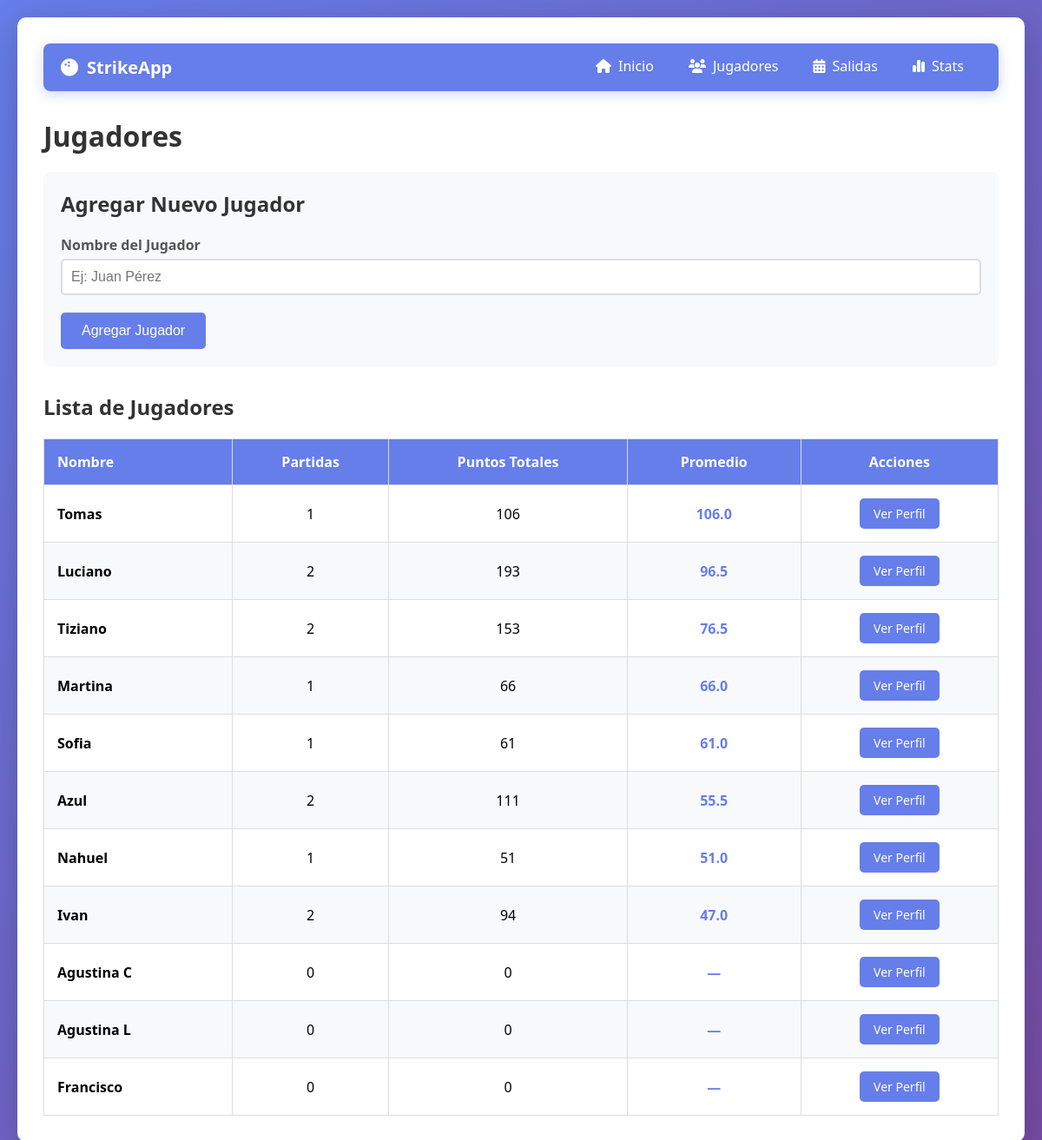
The page /players on the database its author committed.
### tables this page shows
CREATE TABLE players (
            id INTEGER PRIMARY KEY AUTOINCREMENT,
            name TEXT NOT NULL UNIQUE,
            total_games INTEGER DEFAULT 0,
            total_score INTEGER DEFAULT 0,
            average_score REAL DEFAULT 0.0
        );

### bowling_app.py (the view, shortened to what this page needs)
@app.route('/players', methods=['GET', 'POST'])
def players():
    conn = get_db()
    cursor = conn.cursor()
    cursor.execute('SELECT * FROM players ORDER BY average_score DESC, name')
    players_list = cursor.fetchall()
    conn.close()
    return render_template('players.html', players=players_list)

### bowling_app.py (called while the page is built)
def get_db():
    conn = sqlite3.connect(DATABASE)
    conn.row_factory = sqlite3.Row
    return conn

### templates/players.html (shortened to what this page needs)
{% extends "base.html" %}
{% block content %}
<h1>Jugadores</h1>
<div style="background: #f8f9fa; padding: 20px; border-radius: 8px; margin-bottom: 30px;">
    <h2 style="margin-bottom: 20px;">Agregar Nuevo Jugador</h2>
    <form method="POST" action="/players">
        <div class="form-group">
            <label for="name">Nombre del Jugador</label>
            <input type="text" id="name" name="name" required placeholder="Ej: Juan Pérez">
        </div>
        <button type="submit">Agregar Jugador</button>
    </form>
</div>
<h2>Lista de Jugadores</h2>
{% if players %}
    <div style="overflow-x: auto;">
        <table style="width: 100%; border-collapse: collapse; background: white; box-shadow: 0 2px 10px rgba(0,0,0,0.1);">
            <thead>
                <tr style="background: #667eea; color: white;">
                    <th style="padding: 15px; text-align: left; border: 1px solid #ddd;">Nombre</th>
                    <th style="padding: 15px; text-align: center; border: 1px solid #ddd;">Partidas</th>
                    <th style="padding: 15px; text-align: center; border: 1px solid #ddd;">Puntos Totales</th>
                    <th style="padding: 15px; text-align: center; border: 1px solid #ddd;">Promedio</th>
                    <th style="padding: 15px; text-align: center; border: 1px solid #ddd;">Acciones</th>
                </tr>
            </thead>
            <tbody>
                {% for player in players %}
                <tr style="{% if loop.index % 2 == 0 %}background: #f8f9fa;{% endif %}">
                    <td style="padding: 15px; border: 1px solid #ddd; font-weight: 600;">{{ player.name }}</td>
                    <td style="padding: 15px; border: 1px solid #ddd; text-align: center;">{{ player.total_games }}</td>
                    <td style="padding: 15px; border: 1px solid #ddd; text-align: center;">{{ player.total_score }}</td>
                    <td style="padding: 15px; border: 1px solid #ddd; text-align: center; color: #667eea; font-weight: bold;">
                        {{ "%.1f"|format(player.average_score) if player.average_score else "—" }}
                    </td>
                    <td style="padding: 15px; border: 1px solid #ddd; text-align: center;">
                        <a href="/player/{{ player.id }}" class="btn" style="padding: 8px 16px; font-size: 14px;">Ver Perfil</a>
                    </td>
                </tr>
                {% endfor %}
            </tbody>
        </table>
    </div>
{% else %}
    <p style="color: #666; font-style: italic;">No hay jugadores registrados aún.</p>
{% endif %}
{% endblock %}

### templates/base.html (style rules this page uses)
* { margin: 0; padding: 0; box-sizing: border-box; }
body { font-family: 'Segoe UI', Tahoma, Geneva, Verdana, sans-serif; background: linear-gradient(135deg, #667eea 0%, #764ba2 100%); min-height: 100vh; padding: 20px; }
h1, h2 { color: #333; margin-bottom: 20px; }
.form-group { margin-bottom: 20px; }
label { display: block; margin-bottom: 5px; font-weight: 600; color: #555; }
input[type="text"], input[type="date"], select { width: 100%; padding: 10px; border: 2px solid #ddd; border-radius: 5px; font-size: 16px; transition: border-color 0.3s; }
button, .btn { background: #667eea; color: white; border: none; padding: 12px 24px; border-radius: 5px; cursor: pointer; font-size: 16px; transition: background 0.3s; text-decoration: none; display: inline-block; }

### rows shown on the page
players: name "Tomas", total_games "1", total_score "106", average_score "106.0"
players: name "Luciano", total_games "2", total_score "193", average_score "96.5"
players: name "Tiziano", total_games "2", total_score "153", average_score "76.5"
players: name "Martina", total_games "1", total_score "66", average_score "66.0"
players: name "Sofia", total_games "1", total_score "61", average_score "61.0"
players: name "Azul", total_games "2", total_score "111", average_score "55.5"
players: name "Nahuel", total_games "1", total_score "51", average_score "51.0"
players: name "Ivan", total_games "2", total_score "94", average_score "47.0"
players: name "Agustina C", total_games "0", total_score "0", average_score "—"
players: name "Agustina L", total_games "0", total_score "0", average_score "—"
players: name "Francisco", total_games "0", total_score "0", average_score "—"
